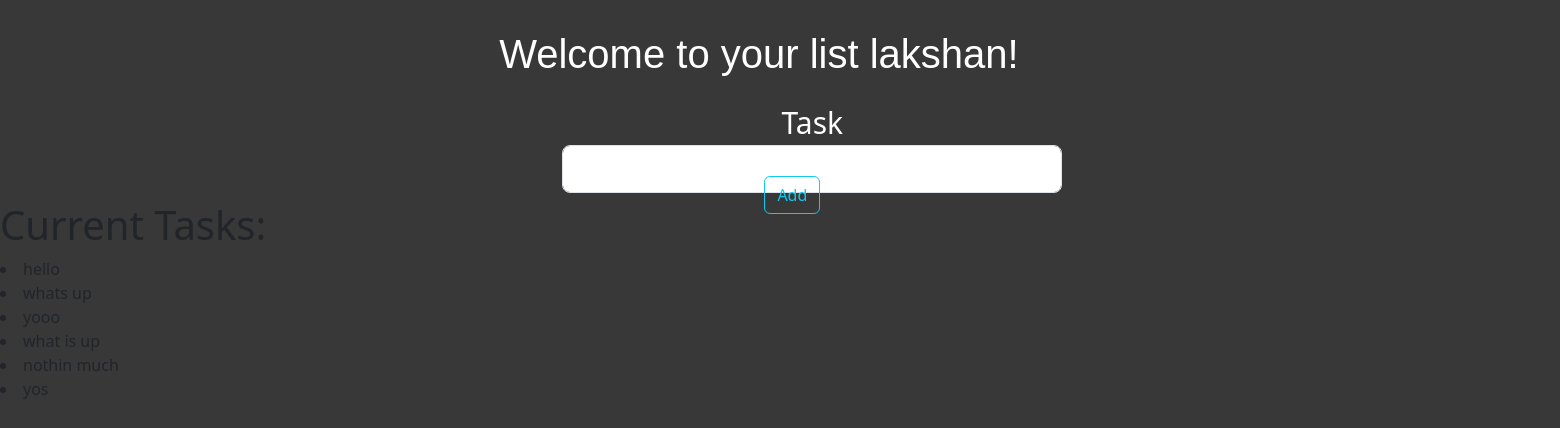
Before: /listpage (signed in) with the older database file.
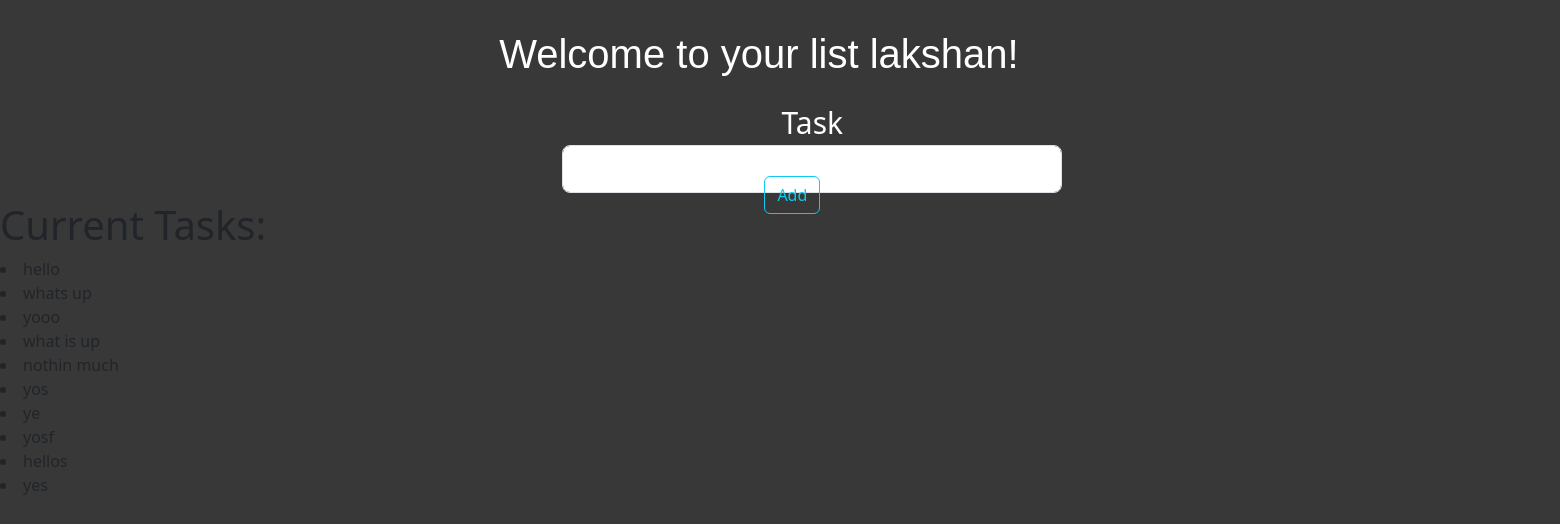
After: the same page with the newer database file.
### todolist/models.py (models this page shows)
class Tasks(db.Model):
    __tablename__ = 'tasks'  # Explicitly defining table name
    task = db.Column(db.Text, primary_key=True)
    task_save = db.relationship('Users', backref='tasks', lazy=True)

### todolist/views.py (the view)
@app.route('/listpage', methods=['GET', 'POST'])
def listpage():
    form = TaskForm()
    try:
        username = login_session['username']
        if form.validate_on_submit():
            tasks = Tasks(task = form.task.data)
            db.session.add(tasks)
            db.session.commit()
    except Exception as e:
        error = '<h1>Data is already added, please go back</h1>'
        return error
    try:
        task = Tasks.query.all()
        return render_template('listpage.html', username=username, form = form, task= task)
    except Exception as e:
        error = '<h1>Something is broken</h1>'
        return error

### todolist/views.py
class TaskForm(FlaskForm):
    task = StringField('Task', validators=[DataRequired()])
    submit = SubmitField("Add")

### todolist/templates/listpage.html (shortened to what this page needs)
{% extends "template.html" %}
{%block content%}
<h1 style="color: white; position: absolute; left: 32%; font-family: Verdana, Geneva, Tahoma, sans-serif; padding-top: 30px;">Welcome to your list {{username}}!</h1>
<div class="content-section">
    <form method="POST" action="">
        <fieldset class="form-group">
            <div style="position: relative; left: 36%">
                <div class="form-group" style="padding-top: 100px;">
                    {{form.task.label(class="form-control-label", style="color: white; padding-left: 220px; font-size: 30px")}}
                    {{form.task(class="form-control form-control-lg", style="width: 500px;")}}
                </div class="form-group">
            </div>
            <div class="form-group" style="position: absolute; top:22%; left: 49%;">
                {{form.submit(class="btn btn-outline-info", style="opacity: 1;")}}
            </div>
        </fieldset>
    </form>
</div>
<div style="position: relative; top: 60%;">
    <h1>Current Tasks:</h1>
    <div>
        {% for i in task %}
             <li>{{i.task}}</li>
        {% endfor %}
    </div>
</div>
{%endblock%}

### todolist/templates/template.html (shortened to what this page needs)
<!DOCTYPE html>
<html>
    <head>
        <link href="{{ url_for('static', filename='style.css') }}" rel="stylesheet">
        <link href="https://cdn.jsdelivr.net/npm/bootstrap@5.3.3/dist/css/bootstrap.min.css" rel="stylesheet">
    </head>
    <body class="body">
        {%block content%}
        {%endblock%}
    </body>
</html>

### todolist/static/style.css (style rules this page uses)
.body { background-color: #383838; }

Changed rows visible on the page:
added Tasks: task "ye"
added Tasks: task "yosf"
added Tasks: task "hellos"
added Tasks: task "yes"
